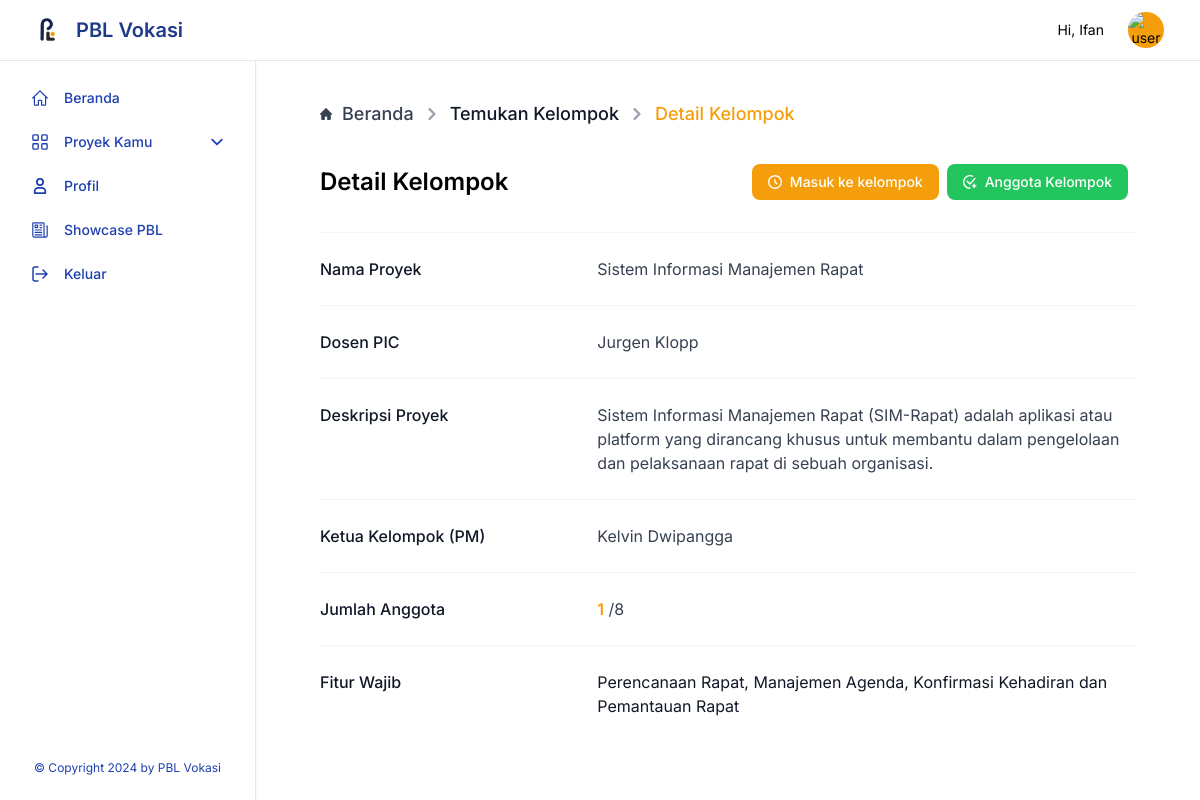
/user/detail-kelompok.php?bid=2&id=43 (signed in), run on an earlier commit of the app's database.
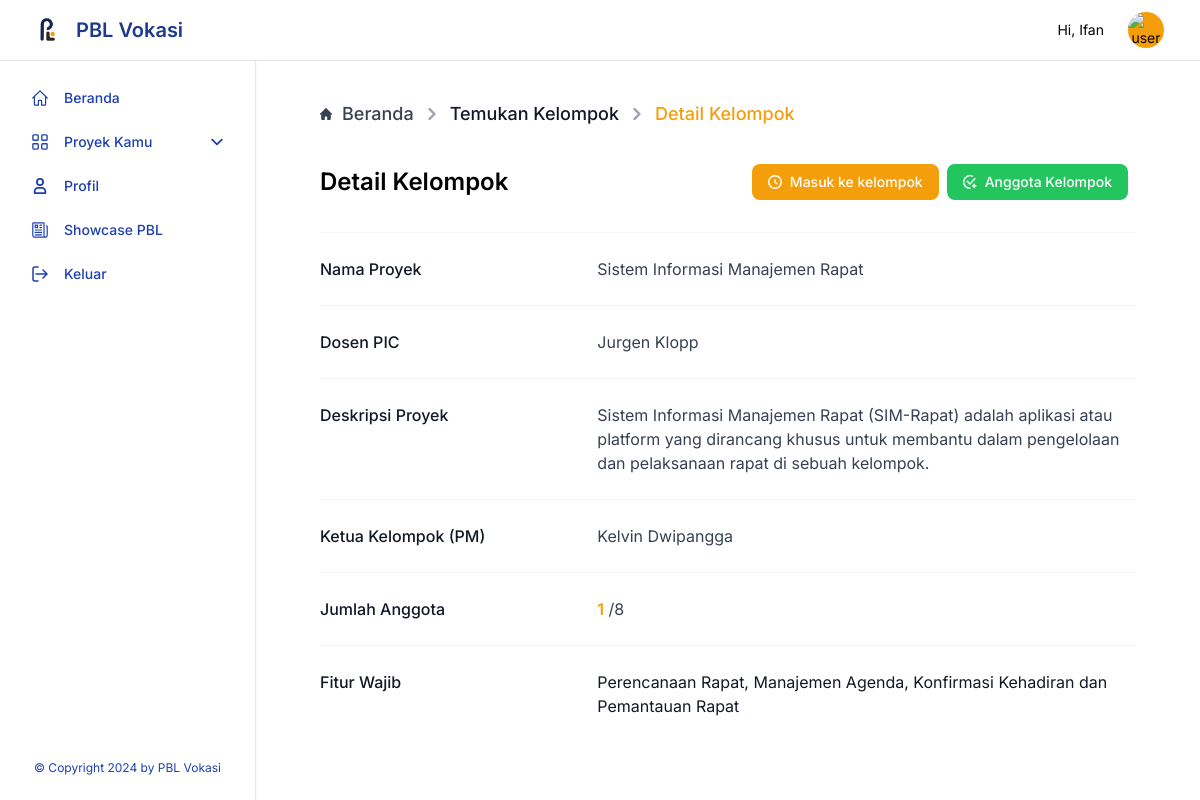
And on a later commit of the database.
### tables this page shows
CREATE TABLE `bunch` (
  `bunch_id` int(20) NOT NULL,
  `bunch_name` varchar(250) NOT NULL,
  `leader_id` varchar(250) NOT NULL,
  `project_id` int(20) NOT NULL,
  `grade` int(20) NOT NULL,
  `status_show` varchar(12) NOT NULL
);

CREATE TABLE `proyek` (
  `id_proyek` int(20) NOT NULL,
  `nama_proyek` varchar(500) NOT NULL,
  `deskripsi_proyek` varchar(2500) NOT NULL,
  `id_user` varchar(250) NOT NULL,
  `req` varchar(2500) NOT NULL,
  `minggu` int(10) NOT NULL,
  `status_show` varchar(10) NOT NULL,
  `pict` varchar(250) NOT NULL
);

CREATE TABLE `user` (
  `email` varchar(250) NOT NULL,
  `id` varchar(20) NOT NULL,
  `nama_user` varchar(250) NOT NULL,
  `level` varchar(250) NOT NULL,
  `gambar` varchar(500) NOT NULL,
  `password` varchar(700) NOT NULL
);

### query/query.php (called while the page is built, shortened)
<?php
require 'connectdb.php';
function execThis($query)
{
  global $conn;
  $result = mysqli_query($conn, $query);
  $rows = [];
  while ($row = mysqli_fetch_assoc($result)) {
    $rows[] = $row;
  }
  return $rows;
}

### user/detail-kelompok.php (the view, shortened to what the changed rows need)
<?php
require '../query/query.php';
$projects = execThis("SELECT bunch_id, id_proyek, bunch_name, leader.nama_user AS leader_name, nama_proyek, observer.nama_user AS observer_name, deskripsi_proyek, req FROM bunch INNER JOIN proyek ON bunch.project_id = proyek.id_proyek INNER JOIN user AS leader ON bunch.leader_id = leader.email INNER JOIN user AS observer ON proyek.id_user = observer.email WHERE bunch_id = " . $_GET['bid'] . "");
$bunch_sum = mysqli_query($conn, "SELECT nama_user FROM bunch_member INNER JOIN user ON bunch_member.member_id = user.email WHERE bunch_id = " . $_GET['bid'] . "");
$bunch_num = mysqli_num_rows($bunch_sum);
?>
<!DOCTYPE html>
<html lang="en">
<head>
  <?php include("./includes/head.php") ?>
</head>
<body class="bg-white">
  <div class="p-4 sm:ml-64">
    <div class="rounded-lg mt-14 flex flex-col item-start">
      <div class="mx-auto w-full px-4 lg:px-12">
        <div class="flex w-full flex-wrap justify-between items-center">
          <h2 class="text-2xl font-semibold">Detail Kelompok</h2>
        </div>
        <?php foreach ($projects as $project) : ?>
          <div class="mt-6 border-t border-gray-100">
            <dl class="divide-y divide-gray-100">
              <div class="px-4 py-6 sm:grid sm:grid-cols-3 sm:gap-4 sm:px-0">
                <dt class="text-md font-medium leading-6 text-gray-900">Nama Proyek</dt>
                <dd class="mt-1 text-md leading-6 text-gray-700 sm:col-span-2 sm:mt-0"><?= $project['nama_proyek'] ?></dd>
              </div>
              <div class="px-4 py-6 sm:grid sm:grid-cols-3 sm:gap-4 sm:px-0">
                <dt class="text-md font-medium leading-6 text-gray-900">Dosen PIC</dt>
                <dd class="mt-1 text-md leading-6 text-gray-700 sm:col-span-2 sm:mt-0"><?= $project['observer_name'] ?></dd>
              </div>
              <div class="px-4 py-6 sm:grid sm:grid-cols-3 sm:gap-4 sm:px-0">
                <dt class="text-md font-medium leading-6 text-gray-900">Deskripsi Proyek</dt>
                <dd class="mt-1 text-md leading-6 text-gray-700 sm:col-span-2 sm:mt-0"><?= $project['deskripsi_proyek'] ?></dd>
              </div>
              <div class="px-4 py-6 sm:grid sm:grid-cols-3 sm:gap-4 sm:px-0">
                <dt class="text-md font-medium leading-6 text-gray-900">Ketua Kelompok (PM)</dt>
                <dd class="mt-1 text-md leading-6 text-gray-700 sm:col-span-2 sm:mt-0"><?= $project['leader_name'] ?></dd>
              </div>
              <div class="px-4 py-6 sm:grid sm:grid-cols-3 sm:gap-4 sm:px-0">
                <dt class="text-md font-medium leading-6 text-gray-900">Jumlah Anggota</dt>
                <dd class="mt-1 text-md leading-6 text-gray-700 sm:col-span-2 sm:mt-0"> <span class="font-semibold text-amber-500"><?= $bunch_num ?></span> /8</dd>
              </div>
              <div class="px-4 py-6 sm:grid sm:grid-cols-3 sm:gap-4 sm:px-0">
                <dt class="text-md font-medium leading-6 text-gray-900">Fitur Wajib</dt>
                <dd class="text-md text-gray-900 sm:col-span-2">
                  <?= $project['req'] ?>
                </dd>
              </div>
            </dl>
          </div>
        <?php endforeach; ?>
      </div>
    </div>
</body>
</html>

What changed in the data, as far as the page shows it:
changed bunch "Sistem Informasi Manajemen Rapat": project.deskripsi_proyek "…pelaksanaan rapat di sebuah organisasi." → "…pelaksanaan rapat di sebuah kelompok."
